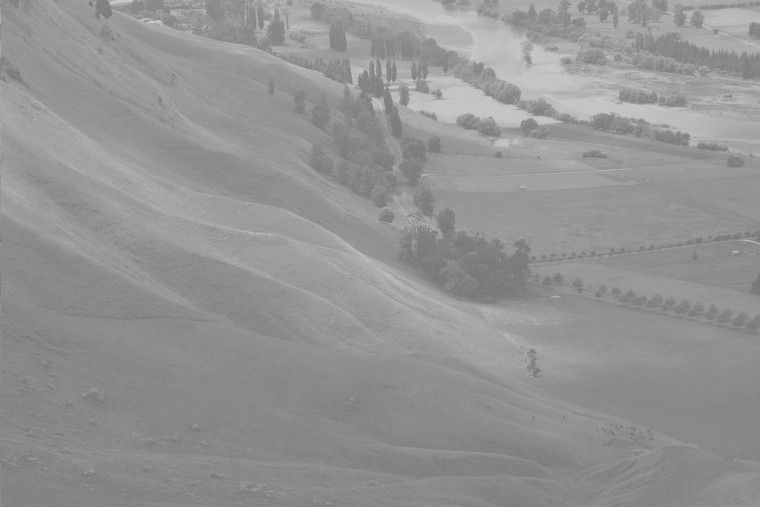
#> input picture myCV/lab3/img/hill.jpg, 760 x 507 px
$ python histogram_equalization.py
#> lines starting #> are read from the running program, lines starting #| are printed output that depends on the picture
#> further down, im is the input picture: shape (507, 760); min 111, max 213, mean 147.5
import cv2 as cv
import numpy as np
import matplotlib.pyplot as plt
#histogram_equalization.py
def histogram_equalization(img):
    f=np.zeros(256)
    rows,cols=img.shape
#> rows = 507; cols = 760
    for i in range(rows):
        for j in range(cols):
            f[img[i,j]]=f[img[i,j]]+1
#> after the loop, f = 256 values, max 16117 at index 137, min 0 at index 0, mean 1505.2

    p=f/(rows*cols)
#> p = 256 values, max 0.0418 at index 137, min 0 at index 0, mean 0.00391
    cdf=np.cumsum(p)
#> cdf = 256 values from 0 to 1
    cdf=cdf*255.0+0.5
#> cdf = 256 values from 0.5 to 255.5
    lut=np.array(cdf,dtype=np.uint8)
#> lut = 256 values from 0 to 255
    out_img=lut[img]
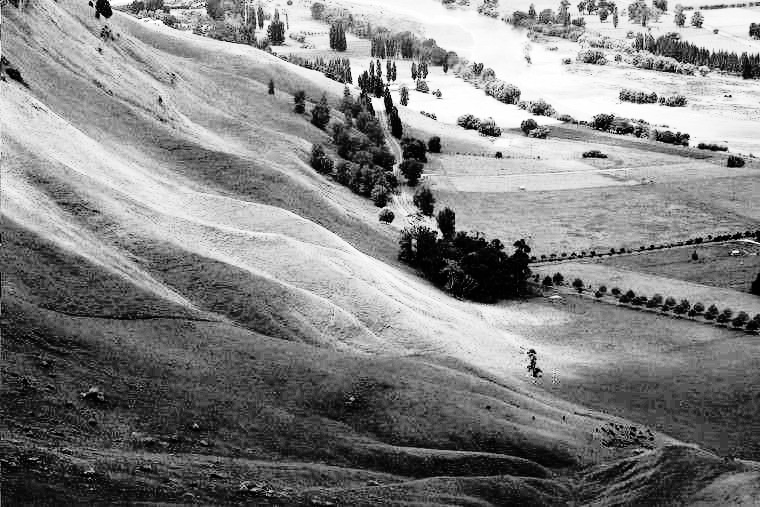
#> out_img: shape (507, 760); min 0, max 255, mean 130.5

    return out_img


if __name__ == '__main__':
    im = cv.imread("img/hill.jpg",0)
    if im is None:
        print("Cannot open image")

    im_hist_equal=histogram_equalization(im)
    im_hist_equal_cv=cv.equalizeHist(im_hist_equal)
    plt.figure(figsize=(12, 10))
    plt.subplot(2, 2, 1)
    plt.hist(im.flatten(), 256, range=(0, 256), color='r')
    plt.title("Origin hist",fontsize=20)
    plt.xlim([0, 256])

    plt.subplot(2, 2, 2)
    plt.hist(im_hist_equal.flatten(), 256, range=(0, 256), color='g')
    plt.title("My hist",fontsize=20)
    plt.xlim([0, 256])

    plt.subplot(2, 2, 3)
    plt.hist(im_hist_equal_cv.flatten(), 256, range=(0, 256), color='b')
    plt.title("CV hist",fontsize=20)
    plt.xlim([0, 256])

    plt.show()
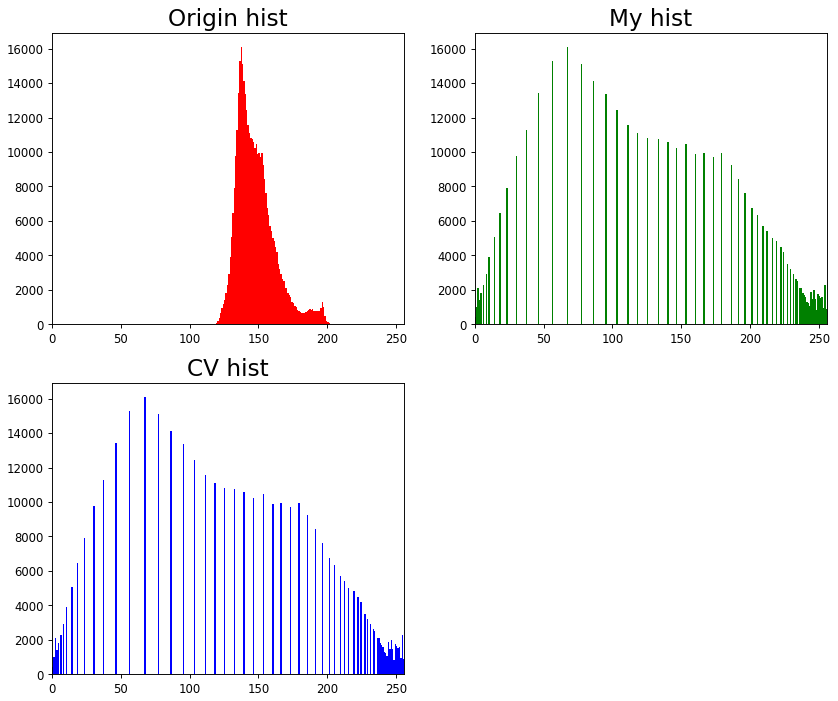
#> figure drawn by matplotlib, 3 panels; panel 1: tallest bar 16117 high, from x = 137 to 138; panel 2: tallest bar 16117 high, from x = 67 to 68; panel 3: tallest bar 16117 high, from x = 67 to 68

    while True:
        cv.imshow('im_hist_equal', im_hist_equal)
        cv.imshow('im_hist_equal_cv', im_hist_equal_cv)
        cv.imshow('im_origin', im)
        key = cv.waitKey(0)
#> (key Esc is pressed here)
        if key == 27:
            break
    cv.destroyAllWindows()
